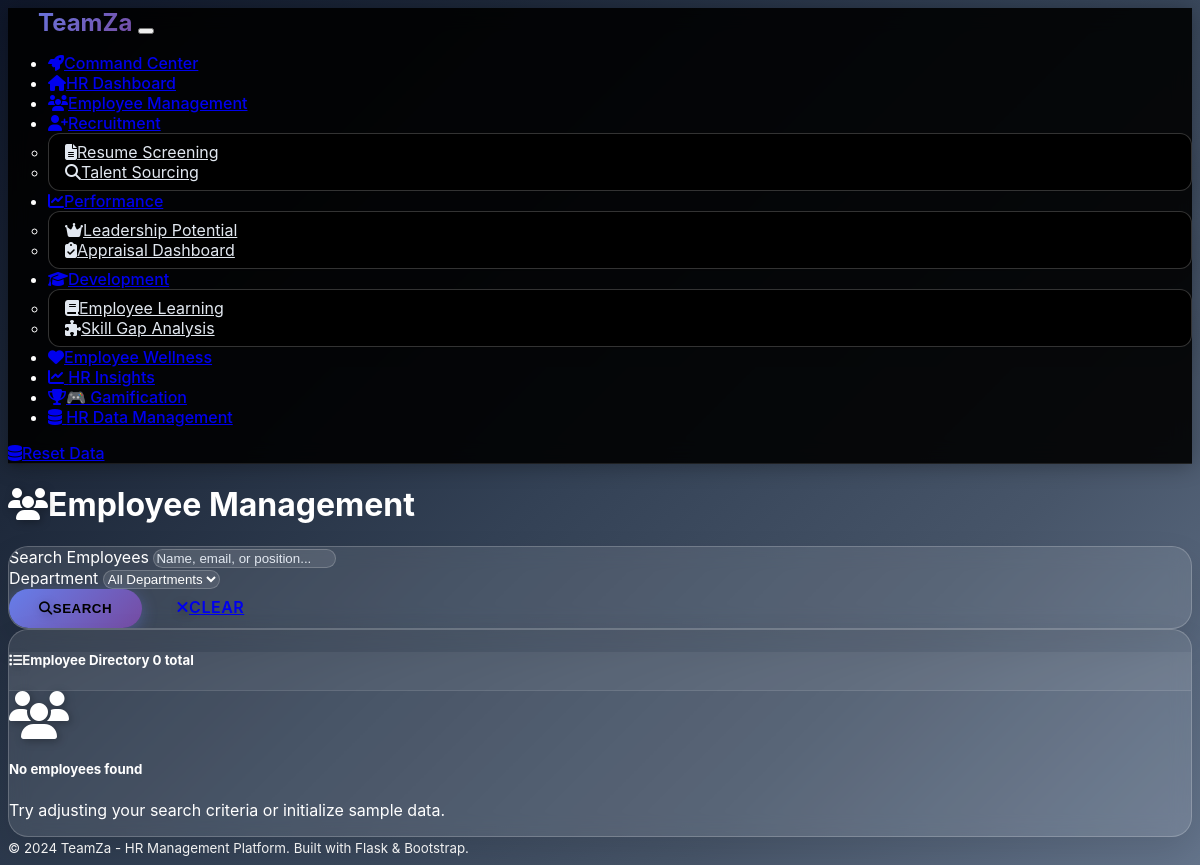
/employee-management, run on an earlier commit of the app's database.
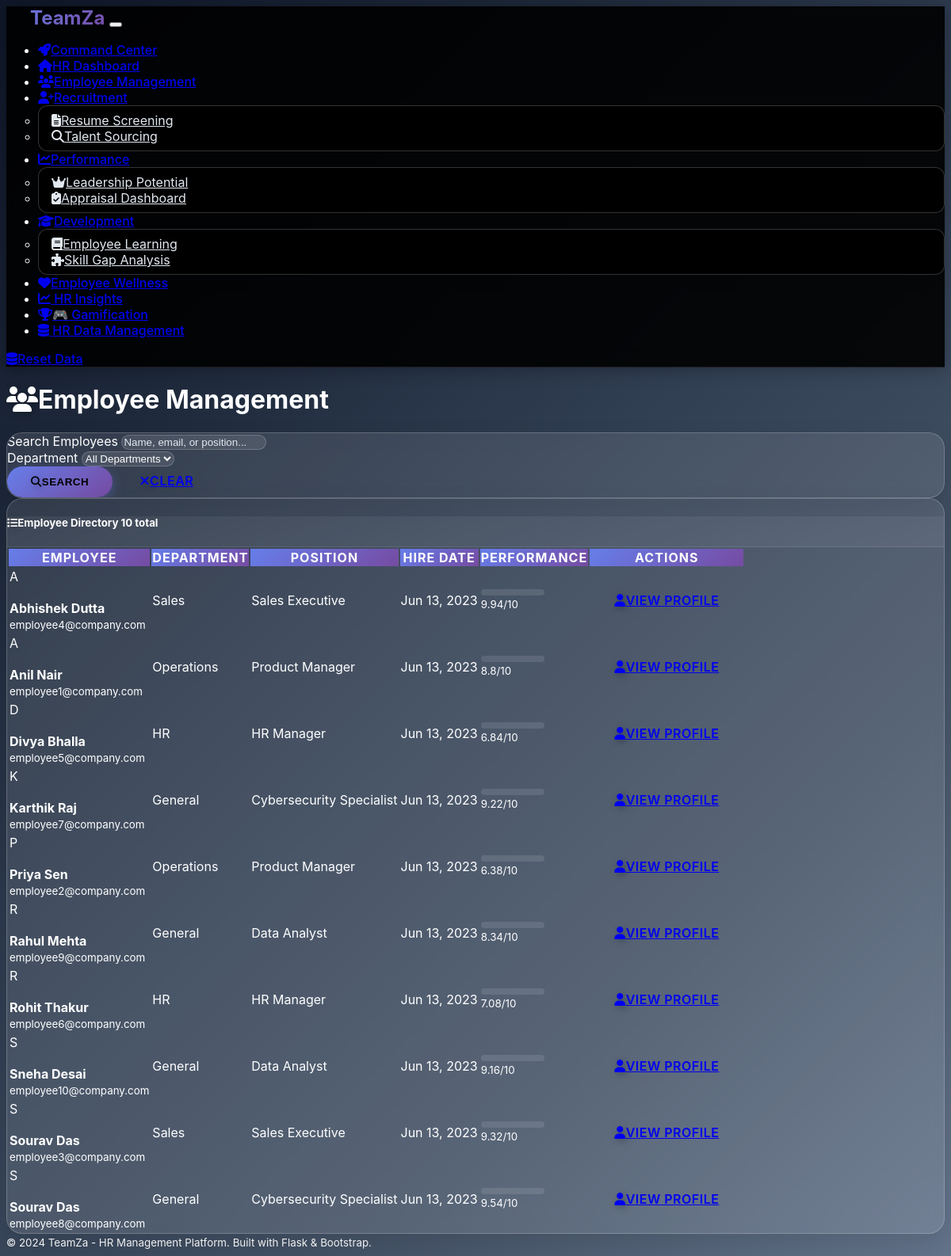
And on a later commit of the database.
### models.py (models this page shows, shortened)
class Employee(db.Model):
    id = db.Column(db.Integer, primary_key=True)
    name = db.Column(db.String(100), nullable=False)
    email = db.Column(db.String(120), unique=True, nullable=False)
    department = db.Column(db.String(50), nullable=False)
    position = db.Column(db.String(100), nullable=False)
    hire_date = db.Column(db.Date, nullable=False)
    current_salary = db.Column(db.Float, default=0.0)
    performance_score = db.Column(db.Float, default=0.0)
    skills = db.Column(Text)  # JSON string of skills
    gender = db.Column(db.String(20))
    region = db.Column(db.String(50))
    age = db.Column(db.Integer)
    experience_years = db.Column(db.Integer)
    manager_rating = db.Column(db.Float)
    last_hike_date = db.Column(db.Date)
    last_promotion_date = db.Column(db.Date)
    skill_gaps = db.Column(db.String(500))
    status = db.Column(db.String(20), default='active')  # active, inactive, terminated
    created_at = db.Column(db.DateTime, default=datetime.utcnow)

### routes.py (the view, shortened to what this page needs)
@app.route('/employee-management')
def employee_management():
    page = request.args.get('page', 1, type=int)
    search = request.args.get('search', '')
    department = request.args.get('department', '')
    query = Employee.query
    if department:
        query = query.filter(Employee.department == department)
    employees = query.order_by(Employee.name).paginate(
        page=page, per_page=20, error_out=False
    )
    departments = db.session.query(Employee.department).distinct().all()
    departments = [dept[0] for dept in departments]
    return render_template('employee_management.html',
                         employees=employees,
                         departments=departments,
                         search=search,
                         selected_department=department)

### templates/employee_management.html (shortened to what this page needs)
{% extends "base.html" %}
{% block content %}
<div class="row">
    <div class="col-12">
        <div class="d-flex justify-content-between align-items-center mb-4">
            <h1 class="display-5">
                <i class="fas fa-users me-3"></i>Employee Management
            </h1>
        </div>
    </div>
</div>
<div class="row mb-4">
    <div class="col-12">
        <div class="card">
            <div class="card-body">
                <form method="GET" class="row g-3">
                    <div class="col-md-4">
                        <label for="search" class="form-label">Search Employees</label>
                        <input type="text" class="form-control" id="search" name="search"
                               value="{{ search }}" placeholder="Name, email, or position...">
                    </div>
                    <div class="col-md-3">
                        <label for="department" class="form-label">Department</label>
                        <select class="form-select" id="department" name="department">
                            <option value="">All Departments</option>
                        </select>
                    </div>
                    <div class="col-md-2 d-flex align-items-end">
                        <button type="submit" class="btn btn-primary me-2">
                            <i class="fas fa-search me-1"></i>Search
                        </button>
                        <a href="{{ url_for('employee_management') }}" class="btn btn-secondary">
                            <i class="fas fa-times me-1"></i>Clear
                        </a>
                    </div>
                </form>
            </div>
        </div>
    </div>
</div>
<div class="row">
    <div class="col-12">
        <div class="card">
            <div class="card-header d-flex justify-content-between align-items-center">
                <h5 class="mb-0">
                    <i class="fas fa-list me-2"></i>Employee Directory
                    <span class="badge bg-primary ms-2">{{ employees.total }} total</span>
                </h5>
            </div>
            <div class="card-body p-0">
                {% if employees.items %}
                <div class="table-responsive">
                    <table class="table table-hover mb-0">
                        <thead class="table-dark">
                            <tr>
                                <th>Employee</th>
                                <th>Department</th>
                                <th>Position</th>
                                <th>Hire Date</th>
                                <th>Performance</th>
                                <th>Actions</th>
                            </tr>
                        </thead>
                        <tbody>
                            {% for employee in employees.items %}
                            <tr>
                                <td>
                                    <div class="d-flex align-items-center">
                                        <div class="avatar bg-primary text-white rounded-circle me-3 d-flex align-items-center justify-content-center" style="width: 40px; height: 40px;">
                                            {{ employee.name[0].upper() }}
                                        </div>
                                        <div>
                                            <strong>{{ employee.name }}</strong><br>
                                            <small class="text-muted">{{ employee.email }}</small>
                                        </div>
                                    </div>
                                </td>
                                <td>
                                    <span class="badge bg-info">{{ employee.department }}</span>
                                </td>
                                <td>{{ employee.position }}</td>
                                <td>{{ employee.hire_date.strftime('%b %d, %Y') }}</td>
                                <td>
                                    <div class="d-flex align-items-center">
                                        <div class="progress me-2" style="width: 80px; height: 8px;">
                                        </div>
                                        <small class="text-muted">{{ employee.performance_score }}/10</small>
                                    </div>
                                </td>
                                <td>
                                    <a href="{{ url_for('employee_profile', employee_id=employee.id) }}"
                                       class="btn btn-sm btn-outline-primary">
                                        <i class="fas fa-user me-1"></i>View Profile
                                    </a>
                                </td>
                            </tr>
                            {% endfor %}
                        </tbody>
                    </table>
                </div>
                {% else %}
                <div class="text-center p-5">
                    <i class="fas fa-users fa-3x text-muted mb-3"></i>
                    <h5 class="text-muted">No employees found</h5>
                    <p class="text-muted">Try adjusting your search criteria or initialize sample data.</p>
                </div>
                {% endif %}
            </div>
        </div>
    </div>
</div>
{% endblock %}

### templates/base.html (shortened to what this page needs)
<!DOCTYPE html>
<html lang="en" data-bs-theme="dark">
<head>
    <link href="https://cdn.replit.com/agent/bootstrap-agent-dark-theme.min.css" rel="stylesheet">
    <link rel="stylesheet" href="https://cdnjs.cloudflare.com/ajax/libs/font-awesome/6.4.0/css/all.min.css">
    <link rel="stylesheet" href="{{ url_for('static', filename='css/custom.css') }}">
</head>
<body>
    <nav class="navbar navbar-expand-lg navbar-dark bg-dark">
        <div class="container">
            <a class="navbar-brand" href="{{ url_for('index') }}">
                <i class="fas fa-users-cog me-2"></i>TeamZa
            </a>
            <button class="navbar-toggler" type="button" data-bs-toggle="collapse" data-bs-target="#navbarNav">
            </button>
            <div class="collapse navbar-collapse" id="navbarNav">
                <ul class="navbar-nav me-auto">
                    <li class="nav-item">
                        <a class="nav-link" href="{{ url_for('hr_command_center') }}">
                            <i class="fas fa-rocket me-1"></i>Command Center
                        </a>
                    </li>
                    <li class="nav-item">
                        <a class="nav-link" href="{{ url_for('dashboard') }}">
                            <i class="fas fa-home me-1"></i>HR Dashboard
                        </a>
                    </li>
                    <li class="nav-item">
                        <a class="nav-link" href="{{ url_for('employee_management') }}">
                            <i class="fas fa-users me-1"></i>Employee Management
                        </a>
                    </li>
                    <li class="nav-item dropdown">
                        <a class="nav-link dropdown-toggle" href="#" id="recruitmentDropdown" role="button" data-bs-toggle="dropdown">
                            <i class="fas fa-user-plus me-1"></i>Recruitment
                        </a>
                        <ul class="dropdown-menu">
                            <li><a class="dropdown-item" href="{{ url_for('resume_screening') }}">
                                <i class="fas fa-file-alt me-2"></i>Resume Screening
                            </a></li>
                            <li><a class="dropdown-item" href="{{ url_for('talent_sourcing') }}">
                                <i class="fas fa-search me-2"></i>Talent Sourcing
                            </a></li>
                        </ul>
                    </li>
                    <li class="nav-item dropdown">
                        <a class="nav-link dropdown-toggle" href="#" id="performanceDropdown" role="button" data-bs-toggle="dropdown">
                            <i class="fas fa-chart-line me-1"></i>Performance
                        </a>
                        <ul class="dropdown-menu">
                            <li><a class="dropdown-item" href="{{ url_for('leadership_potential') }}">
                                <i class="fas fa-crown me-2"></i>Leadership Potential
                            </a></li>
                            <li><a class="dropdown-item" href="{{ url_for('appraisal_dashboard') }}">
                                <i class="fas fa-clipboard-check me-2"></i>Appraisal Dashboard
                            </a></li>
                        </ul>
                    </li>
                    <li class="nav-item dropdown">
                        <a class="nav-link dropdown-toggle" href="#" id="developmentDropdown" role="button" data-bs-toggle="dropdown">
                            <i class="fas fa-graduation-cap me-1"></i>Development
                        </a>
                        <ul class="dropdown-menu">
                            <li><a class="dropdown-item" href="{{ url_for('learning_module') }}">
                                <i class="fas fa-book me-2"></i>Employee Learning
                            </a></li>
                            <li><a class="dropdown-item" href="{{ url_for('skill_gap_analysis') }}">
                                <i class="fas fa-puzzle-piece me-2"></i>Skill Gap Analysis
                            </a></li>
                        </ul>
                    </li>
                    <li class="nav-item">
                        <a class="nav-link" href="{{ url_for('wellness_tracker') }}">
                            <i class="fas fa-heart me-1"></i>Employee Wellness
                        </a>
                    </li>
                    <li class="nav-item">
                        <a class="nav-link" href="{{ url_for('hr_insights') }}">
                            <i class="fas fa-chart-line"></i> HR Insights
                        </a>
                    </li>
                    <li class="nav-item">
                        <a class="nav-link" href="{{ url_for('gamification') }}">
                            <i class="fas fa-trophy me-1"></i>🎮 Gamification
                        </a>
                    </li>
                        <li class="nav-item">
                            <a class="nav-link" href="{{ url_for('hr_data_management') }}">
                                <i class="fas fa-database"></i> HR Data Management
                            </a>
                        </li>
                </ul>
                <div class="navbar-nav">
                    <a class="nav-link" href="{{ url_for('reset_data') }}">
                        <i class="fas fa-database me-1"></i>Reset Data
                    </a>
                </div>
            </div>
        </div>
    </nav>
    <main class="container mt-4">
        {% block content %}{% endblock %}
    </main>
    <footer class="bg-dark text-center py-3 mt-5">
        <div class="container">
            <small class="text-muted">
                &copy; 2024 TeamZa - HR Management Platform. Built with Flask & Bootstrap.
            </small>
        </div>
    </footer>
</body>
</html>

What changed in the data, as far as the page shows it:
added Employee: name "A", name "Abhishek Dutta", email "employee4@company.com", department "Sales", position "Sales Executive", hire_date "Jun 13, 2023", performance_score "9.94"
added Employee: name "A", name "Anil Nair", email "employee1@company.com", department "Operations", position "Product Manager", hire_date "Jun 13, 2023", performance_score "8.8"
added Employee: name "D", name "Divya Bhalla", email "employee5@company.com", department "HR", position "HR Manager", hire_date "Jun 13, 2023", performance_score "6.84"
added Employee: name "K", name "Karthik Raj", email "employee7@company.com", department "General", position "Cybersecurity Specialist", hire_date "Jun 13, 2023", performance_score "9.22"
added Employee: name "P", name "Priya Sen", email "employee2@company.com", department "Operations", position "Product Manager", hire_date "Jun 13, 2023", performance_score "6.38"
added Employee: name "R", name "Rahul Mehta", email "employee9@company.com", department "General", position "Data Analyst", hire_date "Jun 13, 2023", performance_score "8.34"
added Employee: name "R", name "Rohit Thakur", email "employee6@company.com", department "HR", position "HR Manager", hire_date "Jun 13, 2023", performance_score "7.08"
added Employee: name "S", name "Sneha Desai", email "employee10@company.com", department "General", position "Data Analyst", hire_date "Jun 13, 2023", performance_score "9.16"
added Employee: name "S", name "Sourav Das", email "employee3@company.com", department "Sales", position "Sales Executive", hire_date "Jun 13, 2023", performance_score "9.32"
added Employee: name "S", name "Sourav Das", email "employee8@company.com", department "General", position "Cybersecurity Specialist", hire_date "Jun 13, 2023", performance_score "9.54"
Also different on the page:
{{ employees.total }}: "0" → "10"
text no longer shown: "No employees found Try adjusting your search criteria or initialize sample data."
text now shown: "EMPLOYEE DEPARTMENT POSITION HIRE DATE PERFORMANCE ACTIONS"
